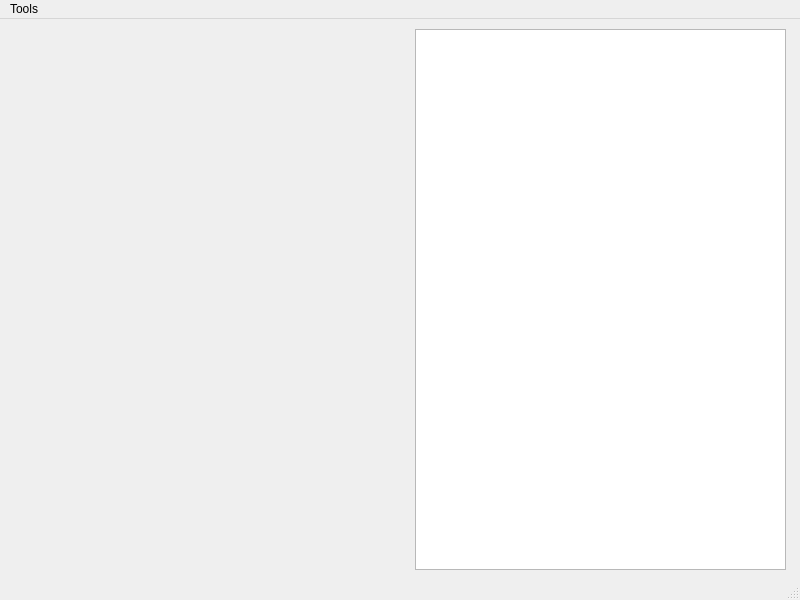
<?xml version="1.0" encoding="UTF-8"?>
<ui version="4.0">
 <class>MainWindow</class>
 <widget class="QMainWindow" name="MainWindow">
  <property name="geometry">
   <rect>
    <x>0</x>
    <y>0</y>
    <width>800</width>
    <height>600</height>
   </rect>
  </property>
  <property name="windowTitle">
   <string>MainWindow</string>
  </property>
  <widget class="QWidget" name="centralwidget">
   <widget class="QTableView" name="tableView">
    <property name="geometry">
     <rect>
      <x>415</x>
      <y>10</y>
      <width>371</width>
      <height>541</height>
     </rect>
    </property>
   </widget>
  </widget>
  <widget class="QMenuBar" name="menubar">
   <property name="geometry">
    <rect>
     <x>0</x>
     <y>0</y>
     <width>800</width>
     <height>22</height>
    </rect>
   </property>
   <widget class="QMenu" name="menuTools">
    <property name="title">
     <string>Tools</string>
    </property>
    <addaction name="actionOpen_Address_Book"/>
    <addaction name="actionExit_3"/>
   </widget>
   <addaction name="menuTools"/>
  </widget>
  <widget class="QStatusBar" name="statusbar"/>
  <action name="actionContacts">
   <property name="text">
    <string>Contacts...</string>
   </property>
  </action>
  <action name="actionExit">
   <property name="text">
    <string>Open Address Book...</string>
   </property>
  </action>
  <action name="actionExit_2">
   <property name="text">
    <string>Exit</string>
   </property>
  </action>
  <action name="actionOpen_Address_Book">
   <property name="text">
    <string>Open Address Book...</string>
   </property>
  </action>
  <action name="actionExit_3">
   <property name="text">
    <string>Exit</string>
   </property>
  </action>
 </widget>
 <resources/>
 <connections/>
</ui>
